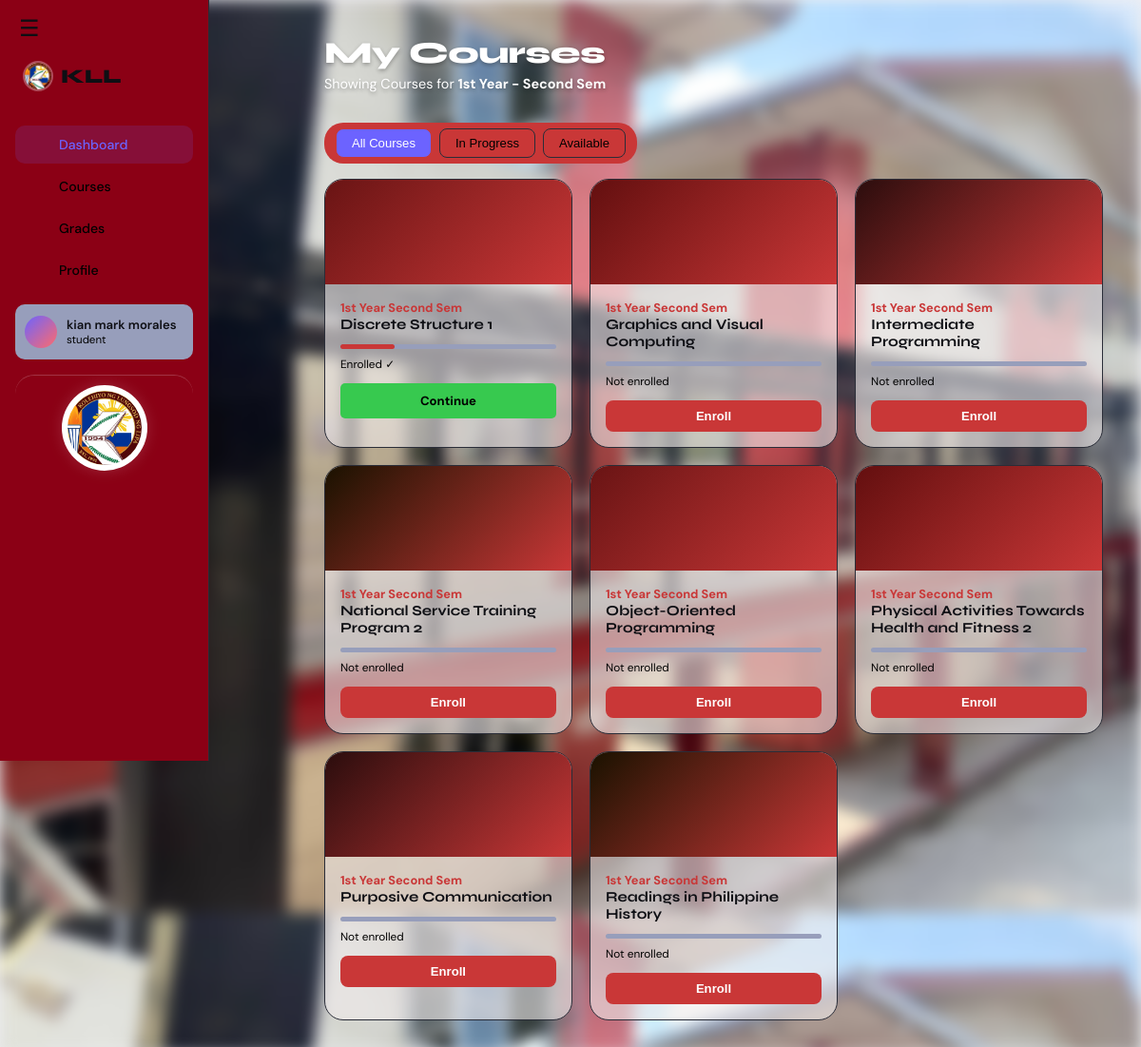
Screenshot of /courses.php (signed in) with the database file from the repository.
### tables this page shows
CREATE TABLE `courses` (
  `id` int(11) NOT NULL,
  `title` varchar(200) NOT NULL,
  `description` text DEFAULT NULL,
  `year_level` varchar(20) DEFAULT '1st Year'
);

### courses.php (the view, shortened to what this page needs)
<?php
include 'db.php';
$user_id = $_SESSION['user_id'];
$user_name = $_SESSION['user_name'];
$user_year = $_SESSION['user_year'];
$user_role = $_SESSION['user_role'];
$parts = explode('-', $user_year);
$yearPart = trim($parts[0]);
$semPart = isset($parts[1]) ? trim(substr(trim($parts[1]), 0, 3)) : '';
$query = "SELECT * FROM courses
          WHERE year_level LIKE '%$yearPart%'
          AND year_level LIKE '%$semPart%'
          ORDER BY title ASC";
$coursesResult = mysqli_query($conn, $query);
$enrolledIDs = [];
$enrolledResult = mysqli_query($conn, "SELECT course_id FROM enrollments WHERE student_id = $user_id");
if ($enrolledResult) {
    while ($row = mysqli_fetch_assoc($enrolledResult)){
        $enrolledIDs[] = $row['course_id'];
    }
}
?>
<!DOCTYPE html>
<html lang="en">
<head>
  <link rel="stylesheet" href="style(1).css" />
</head>
<body>
<header>
    <a href="dashboard.php" class="logo">LMS</a>
</header>
<aside class="sidebar">
  <button id="navToggle">☰</button>
  <nav id="myNav" class="nav-hidden">
   <div class="logo">
  <img src="kll_circle logo.png" alt="KLL Logo" class="nav-logo-img"/>
  KLL
</div>
    <nav class="nav">
      <a href="dashboard.php" class="nav-item active">
        <span class="icon"></span> Dashboard
      </a>
      <a href="courses.php" class="nav-item">
        <span class="icon"></span> Courses
      </a>
      <a href="grades.php" class="nav-item">
        <span class="icon"></span> Grades
      </a>
      <a href="profile.php" class="nav-item">
        <span class="icon"></span> Profile
      </a>
    </nav>
    <div class="nav-bottom">
      <div class="user-card">
        <div class="avatar"></div>
        <div class="user-info">
          <div class="name"><?php echo htmlspecialchars($user_name); ?></div>
          <div class="role"><?php echo htmlspecialchars($user_role); ?></div>
        </div>
      </div>
     <div class="sidebar-logo-bottom">
  <img src="kll_circle logo.png" alt="Logo" class="bottom-logo"/>
</div>
    </div>
  </nav>
</aside>
<main class="main">
  <section class="page active" id="courses">
    <div class="page-header">
      <h1>My Courses</h1>
      <p>Showing Courses for <strong><?php echo htmlspecialchars($user_year);?></strong></p>
    </div>
    <div class="courses-filter">
      <button class="filter-btn active" onclick="filterCourses('all', this)">All Courses</button>
      <button class="filter-btn" onclick="filterCourses('enrolled', this)">In Progress</button>
      <button class="filter-btn" onclick="filterCourses('available', this)">Available</button>
    </div>
    <div class="courses-grid">
      <?php
      $colors = [
        'linear-gradient(135deg,#691414,#c93737)',
        'linear-gradient(135deg,#630f0f,#c93737)',
        'linear-gradient(135deg,#2b0d0d,#c93737)',
        'linear-gradient(135deg,#1a1200,#c93737)'
      ];
      $i = 0;
      if (mysqli_num_rows($coursesResult) > 0):
        while ($course = mysqli_fetch_assoc($coursesResult)):
          $isEnrolled = in_array($course['id'], $enrolledIDs);
          $status     = $isEnrolled ? 'enrolled' : 'available';
          $color      = $colors[$i % count($colors)];
          $i++;
      ?>
        <div class="course-card" data-status="<?php echo $status; ?>">
          <div class="course-thumb" style="background:<?php echo $color; ?>"></div>
          <div class="course-body">
            <div class="course-tag" style="color:#c93737; font-weight:bold; font-size: 0.8rem;">
              <?php echo htmlspecialchars($course['year_level']); ?>
            </div>
            <div class="course-title">
              <?php echo htmlspecialchars($course['title']); ?>
            </div>
            <div class="progress-bar-wrap">
              <div class="progress-bar-fill" style="width:<?php echo $isEnrolled ? '25' : '0'; ?>%; background:#c93737"></div>
            </div>
            <div class="course-meta">
              <span><?php echo $isEnrolled ? 'Enrolled ✓' : 'Not enrolled'; ?></span>
            </div>
            <?php if ($isEnrolled): ?>
              <a href="course_details.php?id=<?php echo $course['id']; ?>"
                 class="btn btn-primary"
                 style="background:#37c94f; color:#000; text-decoration:none; display:block; text-align:center; padding:10px; border-radius:5px; font-weight:bold;">
                 Continue
              </a>
            <?php else: ?>
              <form method="POST" action="enroll.php">
                <button type="submit" class="btn btn-primary" style="background:#c93737; color:#fff; width:100%;">
                  Enroll
                </button>
              </form>
            <?php endif; ?>
          </div>
        </div>
      <?php
        endwhile;
      else:
      ?>
        <div style="grid-column: 1/-1; text-align:center; padding:50px; color:gray;">
          No courses found for your current year/semester.
        </div>
      <?php endif; ?>
    </div>
  </section>
</main>
</body>
</html>

### rows the page displays
courses: year_level "1st Year Second Sem", title "Discrete Structure 1", shows "Enrolled ✓"
courses: year_level "1st Year Second Sem", title "Graphics and Visual Computing", shows "Not enrolled"
courses: year_level "1st Year Second Sem", title "Intermediate Programming", shows "Not enrolled"
courses: year_level "1st Year Second Sem", title "National Service Training Program 2", shows "Not enrolled"
courses: year_level "1st Year Second Sem", title "Object-Oriented Programming", shows "Not enrolled"
courses: year_level "1st Year Second Sem", title "Physical Activities Towards Health and Fitness 2", shows "Not enrolled"
courses: year_level "1st Year Second Sem", title "Purposive Communication", shows "Not enrolled"
courses: year_level "1st Year Second Sem", title "Readings in Philippine History", shows "Not enrolled"

### other values shown
$user_name "kian mark morales"
$user_role "student"
$user_year "1st Year - Second Sem"
